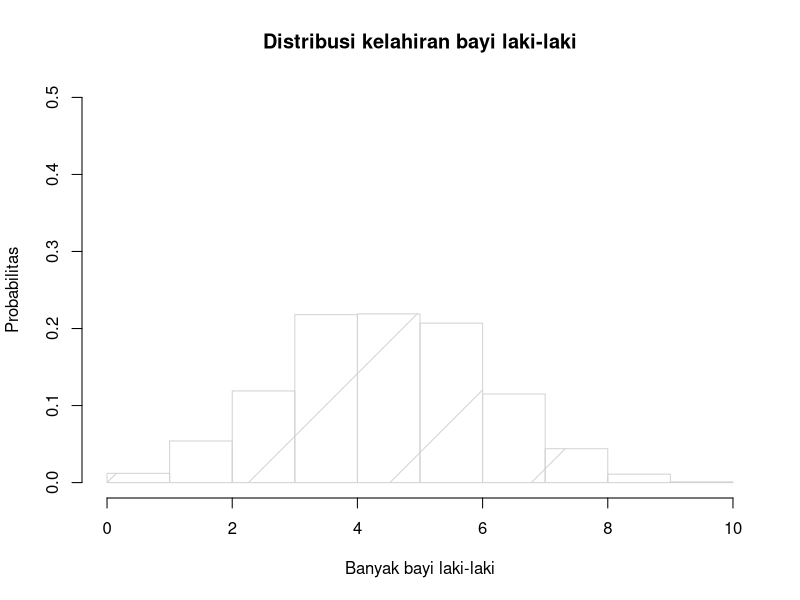

The R source for this figure:
#1a parameter
n <- 10
p <- 0.488
#menggunakan distribusi binomial

#1b probabilitas tepat 3 bayi berjenis kelamin laki-laki
dbinom(3,n,p)

#1c probabilitas kurang dari 3 bayi berjenis kelamin laki-laki
sum(dbinom(0:2,n,p))

#1d probabilitas 3 atau lebih bayi berjenis kelamin laki-laki
1 - (sum(dbinom(0:2,n,p)))

#1e nilai harapan dan simpangan baku
harapan <- n*p
harapan
simpangan_baku <- sqrt(n*p*(1.0-p))
simpangan_baku

#1f histogram
x <- rbinom(1000, n, p)
hist(x, breaks = 10, 
     density = TRUE, 
     freq=FALSE, 
     xlab="Banyak bayi laki-laki", 
     ylab="Probabilitas", 
     main="Distribusi kelahiran bayi laki-laki", 
     ylim=c(0,0.5), xlim=c(0,10))

